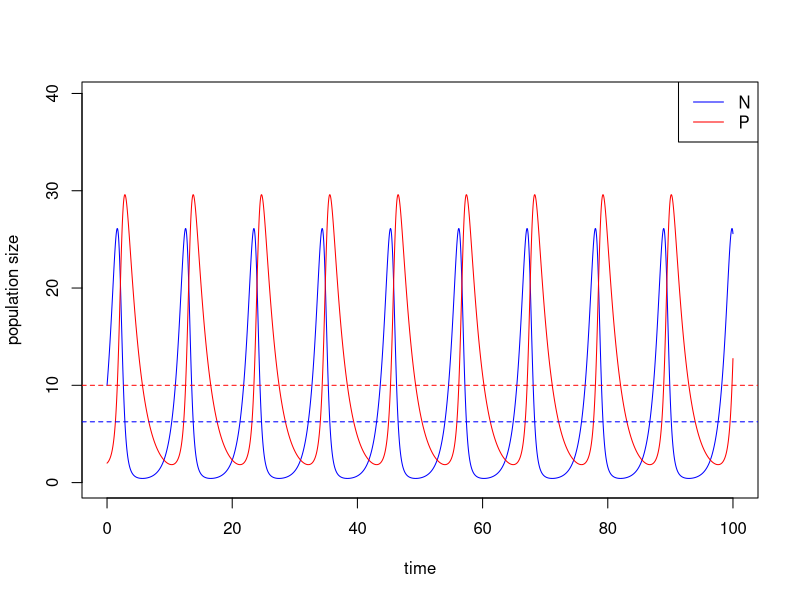
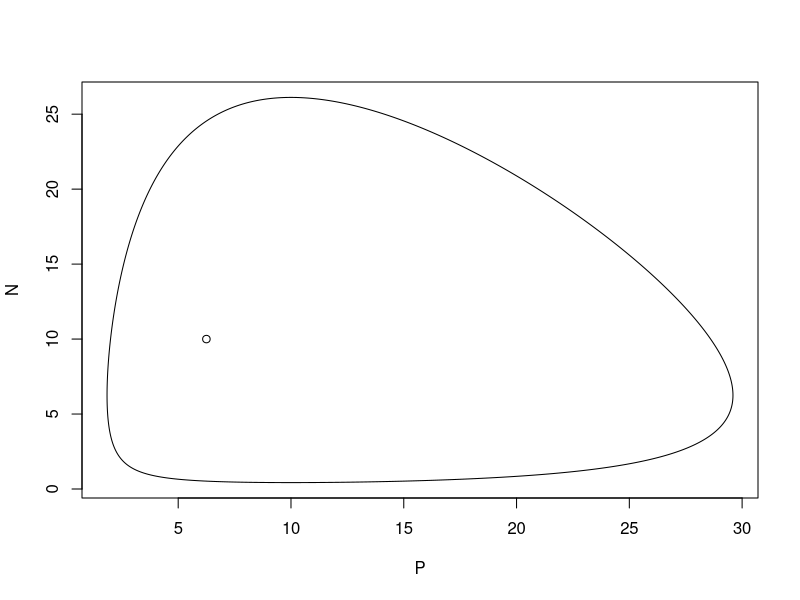
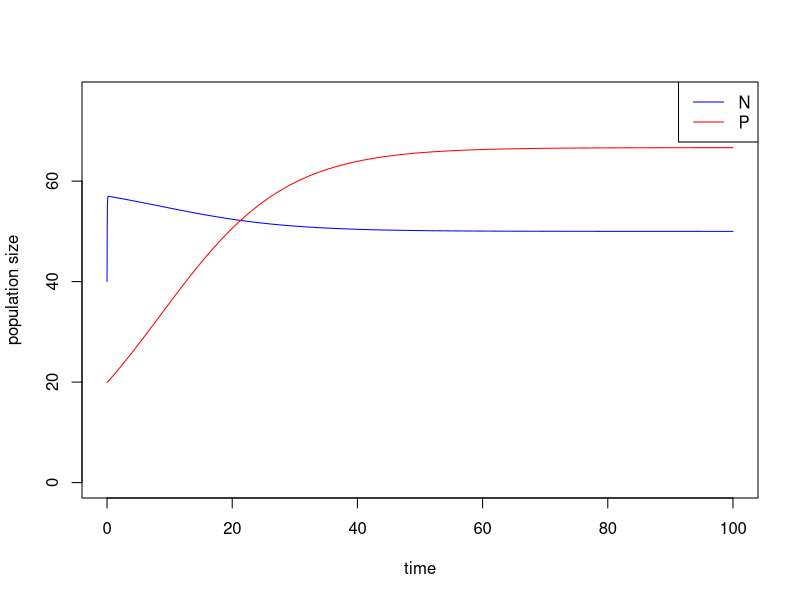
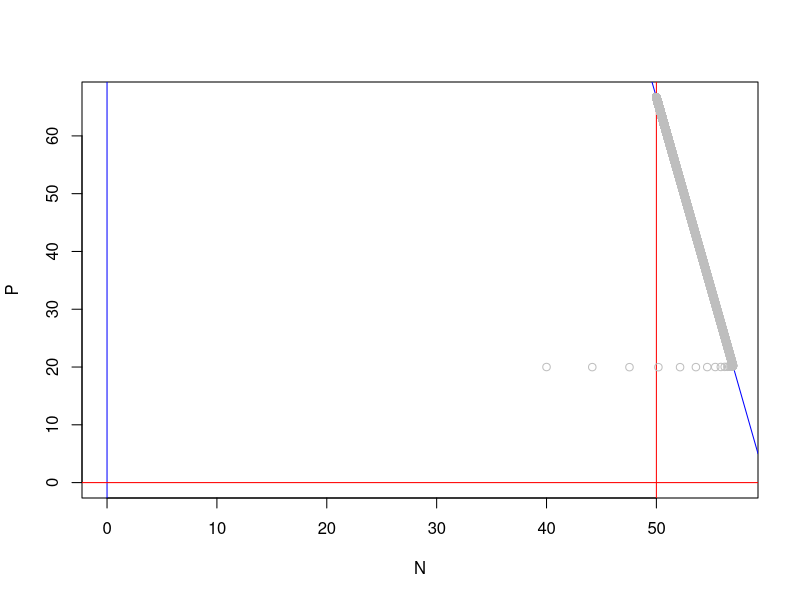

Source code (R) for these figures, in order:
## ---- chunk 1
library(deSolve)
### Model specification
LV_predation_model <- function(times, state, parms) {
  with(as.list(c(state, parms)), {
    dN_dt = r*N - a*N*P
    dP_dt = e*a*N*P - d*P
    return(list(c(dN_dt, dP_dt)))
  })
}

### Model parameters
times <- seq(0, 100, by = 0.01)
state <- c(N = 10, P = 2)
parms <- c(r = 1.0, a = 0.1, e = 0.8, d = 0.5)

### Model application
pop_size <- ode(func = LV_predation_model, times = times, y = state, parms = parms)

### Visualization -- population dynamics
plot(c(0, max(times)), c(0, max(pop_size[, c("N", "P")] + 10)), type = "n", xlab = "time", ylab = "population size")
lines(N ~ time, data = pop_size, col = "blue") # dynamics of N
lines(P ~ time, data = pop_size, col = "red") # dynamics of P
abline(h = parms[4]/(parms[3] * parms[2]), col = "blue", lty = 2) # equilibrium of N
abline(h = parms[1] / parms[2], col = "red", lty = 2) # equilibrium of P
legend("topright", legend = c("N", "P"), col = c("blue", "red"), lty = 1)

### Visualization -- state-space diagram
plot(N ~ P, data = pop_size, type = "l")
points(parms[4]/(parms[3] * parms[2]), parms[1] / parms[2]) # equilibrium
## ---- chunk 2
library(deSolve)

Prey_logistic_model <- function(times, state, parms) {
  with(as.list(c(state, parms)), {
    dN_dt = r*N*(1-(N/K))-a*N*P
    dP_dt = e*a*N*P-d*P
    return(list(c(dN_dt, dP_dt)))
  })
}

times <- seq(0, 100, by = 0.01)
state <- c(N = 40, P = 20)
parms <- c(r = 40, K = 60, a = 0.1, e = 0.1, d = 0.5)  # r is chosen to be sufficiently large for time-scale separation

pop_size <- ode(func = Prey_logistic_model, times = times, y = state, parms = parms)
## ---- chunk 3
# population trajectories
plot(c(0, max(times)), c(0, max(pop_size[, c("N", "P")] + 10)), type = "n", xlab = "time", ylab = "population size")
lines(N ~ time, data = pop_size, col = "blue") # dynamics of N
lines(P ~ time, data = pop_size, col = "red") # dynamics of P
legend("topright", legend = c("N", "P"), col = c("blue", "red"), lty = 1)
## ---- chunk 4
# state-space diagram
plot(c(0, max(pop_size[, "N"])), c(0, max(pop_size[, "P"])), type = "n", xlab = "N", ylab = "P")
abline(v = 0, col = "blue") # ZNGI of N
abline(a = parms[1]/parms[3], b = -parms[1]/(parms[3]*parms[2]), col = "blue") # ZNGI of N
abline(h = 0, col = "red") # ZNGI of P
abline(v = parms[5]/(parms[4]*parms[3]), col = "red") # ZNGI of P
points(P ~ N, data = pop_size, col = "gray")
